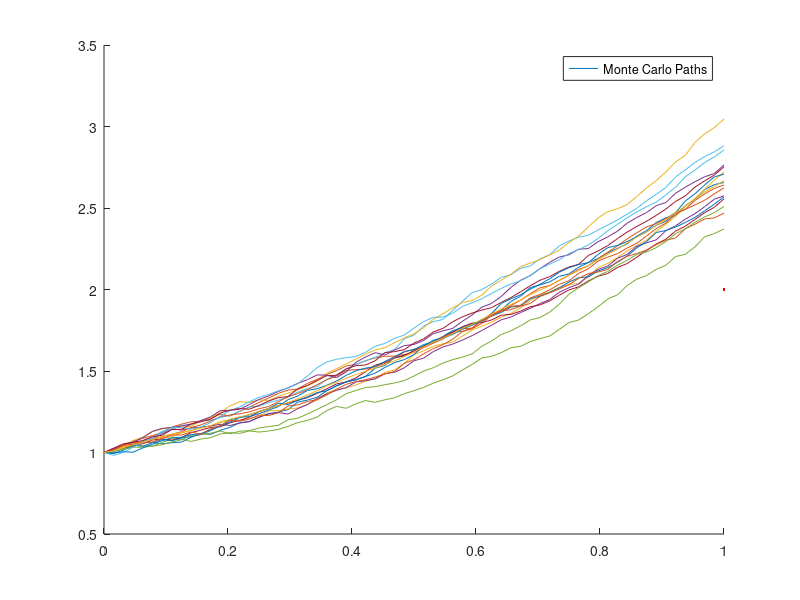

Recreate this plot in MATLAB. (Note: this script raises an error after producing the figure.)
clc; 
clear;
Mc=2^4; %monte carlo samples
T = 1;
N = 2^6;
dt = T/N;
SW=0;
Sx = zeros(1,N+1);
Sx(1) = 1;
X = zeros(1,N+1);
X(1)=1;
mu = 1;
sigma = 0.1;
for k = 1:Mc
for n = 1:N
    dW = sqrt(dt)*randn;
    %X(n+1) = X(n) + dt*f(t(n),X(n)) + sigma(t(n),X(n))*sqrt(dt)*randn;
    X(n+1) = X(n) + mu*X(n)*dt + sigma*dW;
    Sx(n+1) = Sx(n+1) + X(n+1);
    
end
%SW = SW + X(N);

t=[0:dt:T];

hold on
plot(t,X);

%plot(t,X);
%S = Sw/Mc;

end

%plot(t,S,LineWidth=4,Color='r');
S = Sx /Mc;
S(1) = X(1);
plot(t,S,LineWidth=2,Color='r');
legend('Monte Carlo Paths');
lineHandle = findobj('Type', 'line', 'LineWidth', 2);
legend(lineHandle, 'E(X)');
xlabel('t')
ylabel('X(t)')
title("dX(t) = X(t)dt + 0.1sqrt(t)dW(t), X(0) = 0")
hold off